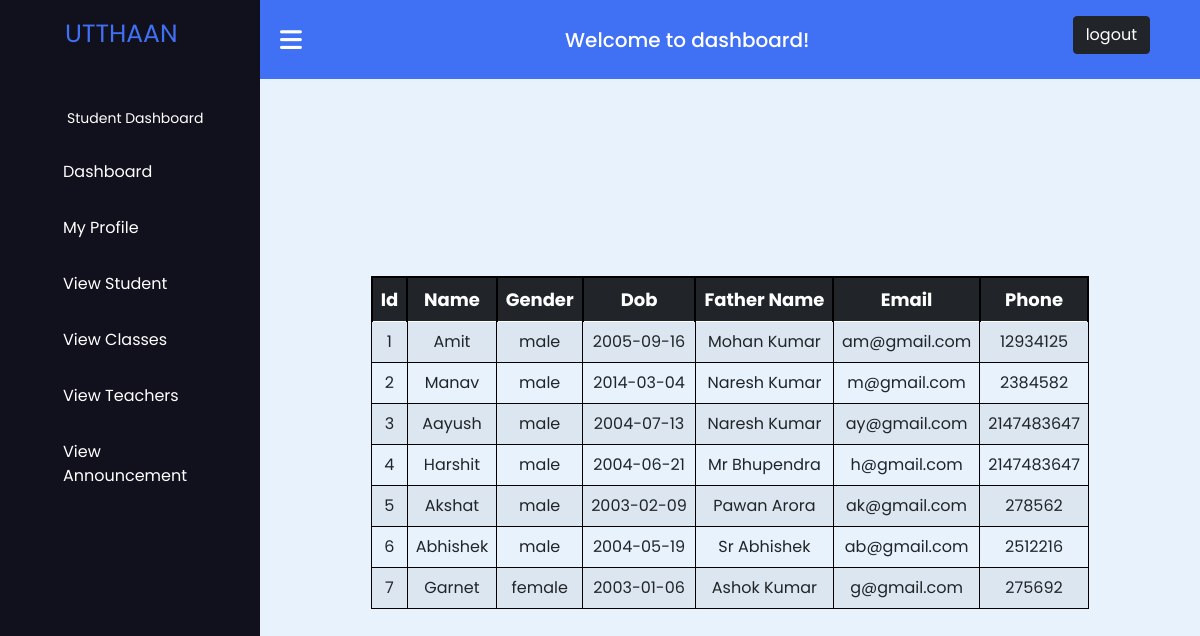
Page /view_student1.php (signed in) on the committed database.
### tables this page shows
CREATE TABLE `user` (
  `id` int(11) NOT NULL,
  `username` varchar(50) DEFAULT NULL,
  `phone` int(30) DEFAULT NULL,
  `email` varchar(50) DEFAULT NULL,
  `usertype` varchar(50) DEFAULT NULL,
  `password` varchar(50) DEFAULT NULL,
  `gender` varchar(10) DEFAULT NULL,
  `dob` date DEFAULT NULL,
  `fathername` varchar(50) DEFAULT NULL
);

### view_student1.php (the view, shortened to what this page needs)
<?php
$host = "localhost";
$user = "root";
$password = "";
$database = "sms-project";
$data = mysqli_connect($host, $user, $password, $database);
$sql = "SELECT * FROM user WHERE usertype='student'";
$result = mysqli_query($data, $sql);
?>
<!DOCTYPE html>
<html lang="en">
<head>
    <link rel="stylesheet" href="https://cdnjs.cloudflare.com/ajax/libs/font-awesome/6.2.1/css/all.min.css" />
    <link href="https://cdn.jsdelivr.net/npm/bootstrap@5.0.2/dist/css/bootstrap.min.css" rel="stylesheet">
</head>
<body>
    <?php
    include 'student_sidebar.php';
    ?>
    <main class="main">
        <div class="table-responsive-sm">
            <table class="table table-striped">
                <thead class="table-dark">
                    <tr>
                        <th class="table_th">Id</th>
                        <th class="table_th">Name</th>
                        <th class="table_th">Gender</th>
                        <th class="table_th">Dob</th>
                        <th class="table_th">Father Name</th>
                        <th class="table_th">Email</th>
                        <th class="table_th">Phone</th>
                    </tr>
                </thead>
                <tbody>
                    <?php
                    $sno = 1;
                    while ($info = $result->fetch_assoc()) {
                        ?>
                        <tr>
                            <td class="table_td"><?php echo $sno++; ?></td>
                            <td class="table_td">
                                <?php echo "{$info['username']}"; ?>
                            </td>
                            <td class="table_td">
                                <?php echo "{$info['gender']}"; ?>
                            </td>
                            <td class="table_td">
                                <?php echo "{$info['dob']}"; ?>
                            </td>
                            <td class="table_td">
                                <?php echo "{$info['fathername']}"; ?>
                            </td>
                            <td class="table_td">
                                <?php echo "{$info['email']}"; ?>
                            </td>
                            <td class="table_td">
                                <?php echo "{$info['phone']}"; ?>
                            </td>
                        </tr>
                        <?php
                    }
                    ?>
                </tbody>
            </table>
        </div>
    </main>
</body>
</html>

### view_student1.php (style rules this page uses)
table { width: 50%; margin-top: 100px; border-collapse: collapse; }
td { padding: 8px; text-align: left; border-bottom: 1px solid #ddd; }
.table_th { border: 2px solid black; font-size: 18px; text-align: center; }
.table_td { border: 1px solid black; padding: 8px; text-align: center; }

### student_css.php (style rules this page uses)
* { margin: 0; padding: 0; box-sizing: border-box; font-family: "Poppins", sans-serif; }
.navbar, .main { left: 260px; width: calc(100% - 260px); transition: all 0.5s ease; z-index: 1000; }
.main { position: relative; display: flex; align-items: center; justify-content: center; height: 100vh; z-index: 100; background: #e7f2fd; }

### rows in the picture
user: username "Amit", gender "male", dob "2005-09-16", fathername "Mohan Kumar", email "am@gmail.com", phone "12934125"
user: username "Manav", gender "male", dob "2014-03-04", fathername "Naresh Kumar", email "m@gmail.com", phone "2384582"
user: username "Aayush", gender "male", dob "2004-07-13", fathername "Naresh Kumar", email "ay@gmail.com", phone "2147483647"
user: username "Harshit", gender "male", dob "2004-06-21", fathername "Mr Bhupendra", email "h@gmail.com", phone "2147483647"
user: username "Akshat", gender "male", dob "2003-02-09", fathername "Pawan Arora", email "ak@gmail.com", phone "278562"
user: username "Abhishek", gender "male", dob "2004-05-19", fathername "Sr Abhishek", email "ab@gmail.com", phone "2512216"
user: username "Garnet", gender "female", dob "2003-01-06", fathername "Ashok Kumar", email "g@gmail.com", phone "275692"
